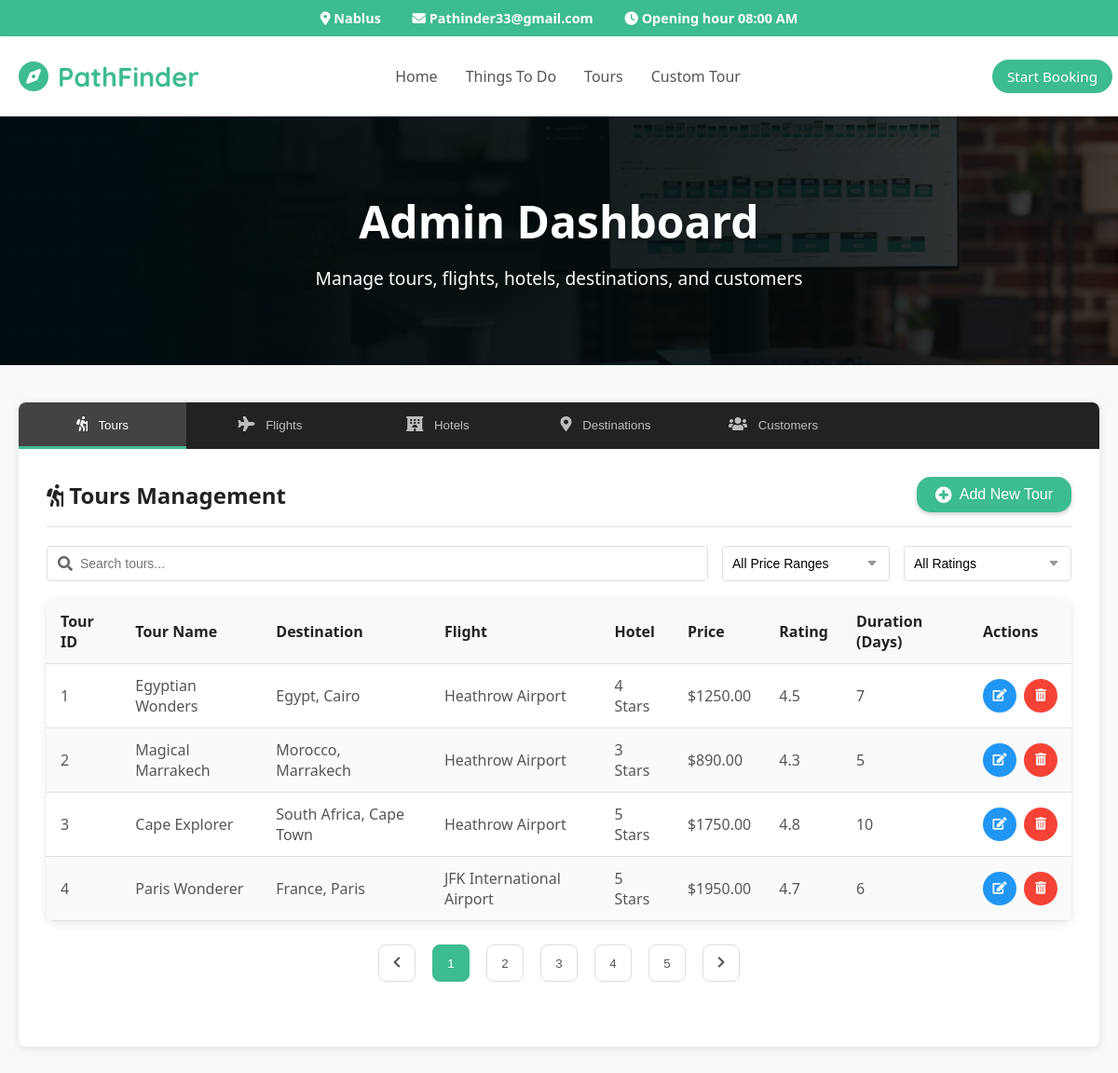
The app's page /admin.php with its own data.
### tables this page shows
CREATE TABLE `tours` (
  `tourid` int(11) NOT NULL,
  `tourname` varchar(50) NOT NULL,
  `destid` int(11) NOT NULL,
  `flightid` int(11) NOT NULL,
  `hotelid` int(11) NOT NULL,
  `price` decimal(10,2) NOT NULL,
  `rating` decimal(3,1) NOT NULL,
  `duration` int(11) NOT NULL,
  `image` varchar(200) NOT NULL
);

CREATE TABLE `destination` (
  `destid` int(11) NOT NULL,
  `continent` varchar(50) NOT NULL,
  `country` varchar(50) NOT NULL,
  `city` varchar(50) NOT NULL,
  `description` varchar(200) NOT NULL,
  `destimage` varchar(200) NOT NULL
);

CREATE TABLE `flights` (
  `flightid` int(11) NOT NULL,
  `airport` varchar(50) NOT NULL,
  `time` varchar(50) NOT NULL,
  `begin` varchar(50) NOT NULL,
  `destid` int(11) NOT NULL,
  `price` varchar(50) NOT NULL,
  `type` varchar(50) NOT NULL,
  `date` date NOT NULL
);

CREATE TABLE `hotels` (
  `hotelid` int(11) NOT NULL,
  `hotelname` varchar(50) NOT NULL,
  `destid` int(11) NOT NULL,
  `price` varchar(50) NOT NULL,
  `stars` varchar(50) NOT NULL,
  `time` varchar(50) NOT NULL,
  `numofpeople` varchar(50) NOT NULL,
  `location` varchar(200) NOT NULL,
  `hotelimage` varchar(200) NOT NULL,
  `locationlink` varchar(200) NOT NULL
);

### components/tours-management.php (the view, shortened to what this page needs)
<div class="admin-header">
    <h2><i class="fas fa-hiking"></i> Tours Management</h2>
    <button class="add-tour-btn" data-modal-target="add-tour-modal">
        <i class="fas fa-plus-circle"></i> Add New Tour
    </button>
</div>
<div class="search-filter">
    <div class="search-box">
        <i class="fas fa-search"></i>
        <input type="text" class="search-input" id="tour-search" placeholder="Search tours..." data-table-search="tours-table">
    </div>
    <select class="filter-select" id="price-filter" data-table-filter="tours-table">
        <option value="">All Price Ranges</option>
    </select>
    <select class="filter-select" id="rating-filter" data-table-filter="tours-table">
        <option value="">All Ratings</option>
    </select>
</div>
<div class="data-table-wrapper">
    <table class="data-table" id="tours-table">
        <thead>
        <tr>
            <th>Tour ID</th>
            <th>Tour Name</th>
            <th>Destination</th>
            <th>Flight</th>
            <th>Hotel</th>
            <th>Price</th>
            <th>Rating</th>
            <th>Duration (Days)</th>
            <th>Actions</th>
        </tr>
        </thead>
        <tbody>
        <?php
        try {
            $db = new mysqli("localhost", "root", "", "pathfinder", 3306);
            $query = "SELECT t.*, d.country, d.city, f.airport, h.stars
                    FROM tours t
                    LEFT JOIN destination d ON t.destid = d.destid
                    LEFT JOIN flights f ON t.flightid = f.flightid
                    LEFT JOIN hotels h ON t.hotelid = h.hotelid
                    ORDER BY t.tourid ASC";
            $result = $db->query($query);
            if ($result && $result->num_rows > 0) {
                while ($row = $result->fetch_assoc()) {
                    $priceRange = '';
                    $price = floatval($row['price']);
                    if ($price < 100) {
                        $priceRange = 'budget';
                    } elseif ($price < 500) {
                        $priceRange = 'standard';
                    } elseif ($price < 1000) {
                        $priceRange = 'premium';
                    } else {
                        $priceRange = 'luxury';
                    }
                    $destination = htmlspecialchars($row['country']) . ', ' . htmlspecialchars($row['city']);
                    $flight = htmlspecialchars($row['airport']);
                    $hotel = htmlspecialchars($row['stars']) . ' Stars';
                    echo '<tr data-price="' . $priceRange . '" data-rating="' . intval($row['rating']) . '" class="tour-row">';
                    echo '<td>' . htmlspecialchars($row['tourid']) . '</td>';
                    echo '<td>' . htmlspecialchars($row['tourname']) . '</td>';
                    echo '<td>' . $destination . '</td>';
                    echo '<td>' . $flight . '</td>';
                    echo '<td>' . $hotel . '</td>';
                    echo '<td>$' . htmlspecialchars($row['price']) . '</td>';
                    echo '<td>' . htmlspecialchars($row['rating']) . '</td>';
                    echo '<td>' . htmlspecialchars($row['duration']) . '</td>';
                    echo '<td>
                                <div class="action-btns">
                                    <button class="action-btn edit" title="Edit Tour" data-modal-target="edit-tour-modal" data-tour-id="' . htmlspecialchars($row['tourid']) . '">
                                        <i class="fas fa-edit "  ></i>
                                    </button>
                                    <button class="action-btn delete delete-btn" title="Delete Tour" data-tour-id="' . htmlspecialchars($row['tourid']) . '">
                                        <i class="fas fa-trash-alt"></i>
                                    </button>
                                </div>
                              </td>';
                    echo '</tr>';
                }
            } else {
                echo '<tr><td colspan="9" class="text-center">No tours found</td></tr>';
            }
        } catch (Exception $e) {
            echo '<tr><td colspan="9" class="text-center">Error loading tours: ' . htmlspecialchars($e->getMessage()) . '</td></tr>';
        }
        ?>
        </tbody>
    </table>
</div>
<div class="pagination" id="tours-pagination">
</div>

### admin.php (shortened to what this page needs)
<!DOCTYPE html>
<html lang="en">
<head>
    <?php include 'head.php'; ?>
    <link rel="stylesheet" href="https://cdnjs.cloudflare.com/ajax/libs/font-awesome/6.1.1/css/all.min.css">
    <link rel="stylesheet" href="css/adminstyles.css">
</head>
<body>
<?php include 'header.php'; ?>
<section class="admin-hero">
    <div class="container">
        <h1 data-aos="fade-down">Admin Dashboard</h1>
        <p data-aos="fade-up">Manage tours, flights, hotels, destinations, and customers</p>
    </div>
</section>
<section class="admin-dashboard-section">
    <div class="container">
        <div class="admin-container" data-aos="fade-up">
            <div class="admin-tabs">
                <button class="tab-btn active" data-tab="tours">
                    <i class="fas fa-hiking"></i> Tours
                </button>
                <button class="tab-btn" data-tab="flights">
                    <i class="fas fa-plane"></i> Flights
                </button>
                <button class="tab-btn" data-tab="hotels">
                    <i class="fas fa-hotel"></i> Hotels
                </button>
                <button class="tab-btn" data-tab="destinations">
                    <i class="fas fa-map-marker-alt"></i> Destinations
                </button>
                <button class="tab-btn" data-tab="customers">
                    <i class="fas fa-users"></i> Customers
                </button>
            </div>
            <div class="admin-content">
                <div class="tab-content active" id="tours-content">
                    <?php require 'components/tours-management.php'; ?>
                </div>
                    <?php require 'components/flights-management.php'; ?>
                    <?php require 'components/hotels-management.php'; ?>
            </div>
        </div>
    </div>
</section>
</body>
</html>

### head.php (shortened to what this page needs)
<link href="https://cdnjs.cloudflare.com/ajax/libs/aos/2.3.4/aos.css" rel="stylesheet">
<link rel="stylesheet" href="https://cdn.jsdelivr.net/npm/swiper@10/swiper-bundle.min.css"/>
<link rel="stylesheet" href="https://cdnjs.cloudflare.com/ajax/libs/font-awesome/6.5.0/css/all.min.css">
<link rel="stylesheet" type="text/css" href="css/style.css">
<link rel="stylesheet" type="text/css" href="css/CustomTour.css">
<link rel="stylesheet" type="text/css" href="css/ThingsToDo.css">
<link rel="stylesheet" type="text/css" href="css/tours.css">

### header.php (shortened to what this page needs)
<header class="top-bar">
    <span> <i class="fa-solid fa-location-dot "></i> Nablus </span>
    <span> <i class="fa-solid fa-envelope"> </i> Pathinder33@gmail.com</span>
    <span> <i class="fa-solid fa-clock"></i> Opening hour 08:00 AM </span>
</header>
<nav class="navbar"
     id="mainHeader">
    <div class="container nav-container">
        <div class="logo">
            <a href="index.php" class="logo-link">
                <i class="fa-solid fa-compass"></i>
                <span class="logo-text">Path<span class="highlight">Finder</span></span>
            </a>
        </div>
        <ul class="nav-links" id="navLinks">
            <li> <a href="index.php" <?php echo basename($_SERVER['PHP_SELF']) == 'index.php' ? 'class="active"' : ''; ?>> Home </a></li>
            <li> <a href="ThingsToDo.php" <?php echo basename($_SERVER['PHP_SELF']) == 'ThingsToDo.php' ? 'class="active"' : ''; ?>> Things To Do </a></li>
            <li> <a href="Tours.php" <?php echo basename($_SERVER['PHP_SELF']) == 'Tours.php' ? 'class="active"' : ''; ?>> Tours </a></li>
            <li> <a href="CustomTour.php" <?php echo basename($_SERVER['PHP_SELF']) == 'CustomTour.php' ? 'class="active"' : ''; ?>> Custom Tour </a></li>
            <?php if(isset($_SESSION['loggedin']) && $_SESSION['loggedin'] === true): ?>
                <li class="user-menu">
                    <div class="username-display">
                        <i class="fa-solid fa-user"></i>
                        <?php echo htmlspecialchars($_SESSION['username']); ?>
                        <i class="fa-solid fa-caret-down" style="margin-left: 5px;"></i>
                    </div>
                    <div class="user-menu-content">
                        <a href="profile.php">My Profile</a>
                        <a href="my_bookings.php">My Bookings</a>
                        <a href="logout.php">Logout</a>
                    </div>
                </li>
            <?php else: ?>
                <li> <a href="#" class="btn" id="loginBtn"> Start Booking </a></li>
            <?php endif; ?>
        </ul>
    </div>
</nav>

### components/flights-management.php (shortened to what this page needs)
<!DOCTYPE html>
<html lang="en">
<head>
    <link rel="stylesheet" href="https://cdnjs.cloudflare.com/ajax/libs/font-awesome/5.15.4/css/all.min.css">
</head>
<body>
</body>
</html>

### components/hotels-management.php (shortened to what this page needs)
<!DOCTYPE html>
<html lang="en">
<head>
    <link rel="stylesheet" href="https://cdnjs.cloudflare.com/ajax/libs/font-awesome/5.15.4/css/all.min.css">
</head>
<body>
</body>
</html>

### css/style.css (style rules this page uses)
:root { --primary: #3dbb91; --dark : #222; --light : #f9f9f9; --text : #555; --white : #fff; }
* { margin: 0; padding: 0; box-sizing: border-box; }
header { font-weight: bold; }
body { font-family: "Segoe UI", sans-serif; background: var(--light); color: var(--text); }
.container { max-width: 1200px; margin: auto; padding: 0 20px; }
.top-bar { background: var(--primary); color: white; font-size: 0.9rem; padding: 10px 0; text-align: center; }
.top-bar span { margin: 0 15px; display: inline-block; }
#mainHeader { transition: all 0.3s ease-in; }
.logo { display: flex; align-items: center; font-size: 1.5rem; font-weight: bold; color: var(--primary); }
.navbar { background: white; box-shadow: 0 2px 4px rgba(0,0,0,0.1); position: relative; z-index: 999; }
.nav-container { display: flex; align-items: center; justify-content: space-between; padding: 15px 0; }
.nav-links { display: flex; align-items: center; list-style: none; gap: 30px; flex-wrap: wrap; justify-content: center; padding: 6px; }
.nav-links a { color: var(--text); font-weight: 500; text-decoration: underline; text-decoration-color: transparent; text-underline-offset: 3px; transition: text-decoration-color 0.5s ease; }
.nav-links .btn { color: var(--white); background-color: var(--primary); border-radius: 25px; padding: 8px 16px; border-width: 2px; }
#mainHeader { transition: all 0.3s ease; background: var(--white); box-shadow: 0 2px 4px rgba(0,0,0,0.1); position: relative; z-index: 999; }
.navbar { background: white; position: relative; }

### css/CustomTour.css (style rules this page uses)
:root { --primary: #3dbb91; --primary-light: #4ecfa3; --primary-dark: #35a882; --dark: #222; --light: #f9f9f9; --text: #555; --white: #fff; --gray-light: #f0f0f0; --gray: #ddd; --gray-dark: #aaa; --border-radius: 8px; --shadow: 0 4px 10px rgba(0, 0, 0, 0.1); }

### css/tours.css (style rules this page uses)
:root { --primary: #3dbb91; --dark: #222; --light: #f9f9f9; --text: #555; --white: #fff; }
.pagination { display: flex; justify-content: center; align-items: center; margin-top: 40px; }

### header.php (style rules this page uses)
.logo { display: flex; align-items: center; padding: 10px 20px; }
.logo-link { display: flex; align-items: center; text-decoration: none; font-family: 'Quicksand', sans-serif; font-size: 1.8rem; font-weight: bold; color: #3dbb91; transition: color 0.3s ease; }
.logo i { color: #3dbb91; font-size: 2rem; margin-right: 10px; transition: transform 0.3s ease; }
.logo-text .highlight { color: #3dbb91; }

### components/tours-management.php (style rules this page uses)
.admin-header { display: flex; justify-content: space-between; align-items: center; margin-bottom: 20px; }
.add-tour-btn { background-color: #3dbb91; color: white; border: none; border-radius: 15px; padding: 10px 20px; font-size: 16px; cursor: pointer; display: flex; align-items: center; transition: all 0.3s ease; box-shadow: 0 2px 5px rgba(0,0,0,0.2); }
.add-tour-btn i { margin-right: 8px; font-size: 18px; }
.search-filter { display: flex; margin-bottom: 20px; gap: 15px; }
.search-box { flex-grow: 1; position: relative; }
.search-box i { position: absolute; left: 12px; top: 50%; transform: translateY(-50%); color: #666; }
.search-input { width: 100%; padding: 10px 10px 10px 35px; border: 1px solid #ddd; border-radius: 4px; font-size: 14px; }
.filter-select { padding: 10px; border: 1px solid #ddd; border-radius: 4px; min-width: 180px; font-size: 14px; cursor: pointer; }
.pagination { display: flex; justify-content: center; gap: 8px; margin-top: 20px; margin-bottom: 40px; }

### components/flights-management.php (style rules this page uses)
.admin-header { display: flex; justify-content: space-between; align-items: center; margin-bottom: 20px; }
.search-filter { display: flex; margin-bottom: 20px; gap: 15px; }
.search-box { flex-grow: 1; position: relative; }
.search-box i { position: absolute; left: 12px; top: 50%; transform: translateY(-50%); color: #666; }
.search-input { width: 100%; padding: 10px 10px 10px 35px; border: 1px solid #ddd; border-radius: 4px; font-size: 14px; }
.filter-select { padding: 10px; border: 1px solid #ddd; border-radius: 4px; min-width: 180px; font-size: 14px; cursor: pointer; }
.action-btns { display: flex; gap: 8px; justify-content: center; }
.action-btn { width: 36px; height: 36px; border-radius: 50%; border: none; display: flex; align-items: center; justify-content: center; cursor: pointer; transition: all 0.3s ease; }
.action-btn.edit { background-color: #2196F3; color: white; }
.action-btn.delete { background-color: #f44336; color: white; }
.pagination { display: flex; justify-content: center; gap: 8px; margin-top: 20px; margin-bottom: 40px; }

### records on screen
tours: tourid "1", tourname "Egyptian Wonders", destid.city "Egypt, Cairo", flightid.airport "Heathrow Airport", hotelid.stars "4 Stars", price "1250.00", rating "4.5", duration "7"
tours: tourid "2", tourname "Magical Marrakech", destid.city "Morocco, Marrakech", flightid.airport "Heathrow Airport", hotelid.stars "3 Stars", price "890.00", rating "4.3", duration "5"
tours: tourid "3", tourname "Cape Explorer", destid.city "South Africa, Cape Town", flightid.airport "Heathrow Airport", hotelid.stars "5 Stars", price "1750.00", rating "4.8", duration "10"
tours: tourid "4", tourname "Paris Wonderer", destid.city "France, Paris", flightid.airport "JFK International Airport", hotelid.stars "5 Stars", price "1950.00", rating "4.7", duration "6"
